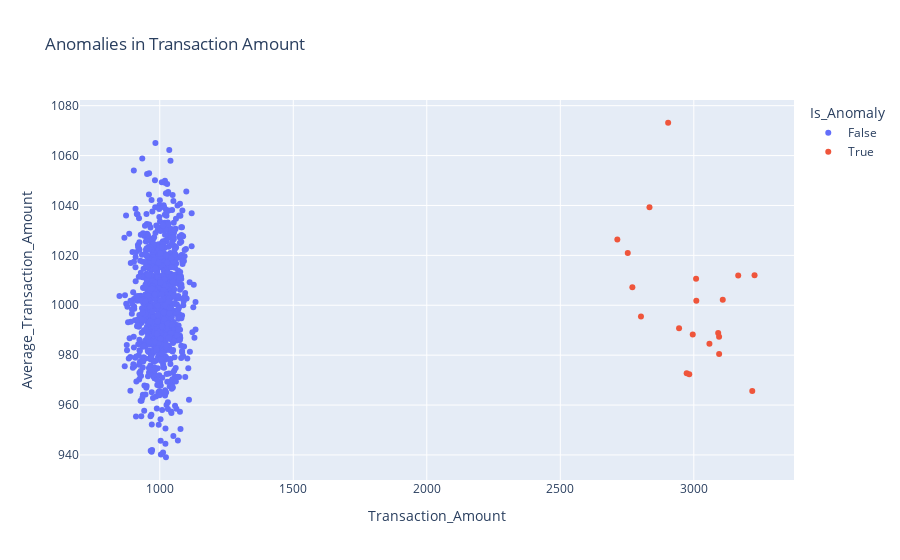

Write notebook code for a chart like this one.
### Code cell
# Calculate mean and standard deviation of Transaction Amount
mean_amount = data['Transaction_Amount'].mean()
std_amount = data['Transaction_Amount'].std()

anomaly_threshold = mean_amount + 2 * std_amount

# Flag anomalies
data['Is_Anomaly'] = data['Transaction_Amount'] > anomaly_threshold

# Scatter plot of Transaction Amount with anomalies highlighted
fig_anomalies = px.scatter(data, x='Transaction_Amount', y='Average_Transaction_Amount',
                           color='Is_Anomaly', title='Anomalies in Transaction Amount')
fig_anomalies.update_traces(marker=dict(size=12), 
                            selector=dict(mode='markers', marker_size=1))
fig_anomalies.show()

### Figure 1 — Plotly figure (JSON) as saved in the notebook; plotly's stock layout.template omitted (floating-point values rounded to 4 significant figures; data arrays with more than 128 entries replaced by an {"elided": "..."} marker saying what was removed)
{"data": [{"hovertemplate": "Is_Anomaly=False<br>Transaction_Amount=%{x}<br>Average_Transaction_Amount=%{y}<extra></extra>", "legendgroup": "False", "marker": {"color": "#636efa", "symbol": "circle"}, "mode": "markers", "name": "False", "orientation": "v", "showlegend": true, "type": "scatter", "x": {"elided": "980 float values"}, "xaxis": "x", "y": {"elided": "980 float values"}, "yaxis": "y"}, {"hovertemplate": "Is_Anomaly=True<br>Transaction_Amount=%{x}<br>Average_Transaction_Amount=%{y}<extra></extra>", "legendgroup": "True", "marker": {"color": "#EF553B", "symbol": "circle"}, "mode": "markers", "name": "True", "orientation": "v", "showlegend": true, "type": "scatter", "x": [2770.0, 2802.0, 3095.0, 2753.0, 3008.0, 3058.0, 3219.0, 2945.0, 2996.0, 3166.0, 3227.0, 2973.0, 2714.0, 2904.0, 3009.0, 3095.0, 3108.0, 2983.0, 2834.0, 3091.0], "xaxis": "x", "y": [1007.0, 995.5, 980.4, 1021.0, 1011.0, 984.6, 965.6, 990.8, 988.2, 1012.0, 1012.0, 972.7, 1026.0, 1073.0, 1002.0, 987.3, 1002.0, 972.4, 1039.0, 988.9], "yaxis": "y"}], "layout": {"autosize": true, "legend": {"title": {"text": "Is_Anomaly"}, "tracegroupgap": 0}, "title": {"text": "Anomalies in Transaction Amount"}, "xaxis": {"anchor": "y", "autorange": true, "domain": [0, 1], "range": [693.0, 3383.0], "title": {"text": "Transaction_Amount"}, "type": "linear"}, "yaxis": {"anchor": "x", "autorange": true, "domain": [0, 1], "range": [928.0, 1084.0], "title": {"text": "Average_Transaction_Amount"}, "type": "linear"}}}
